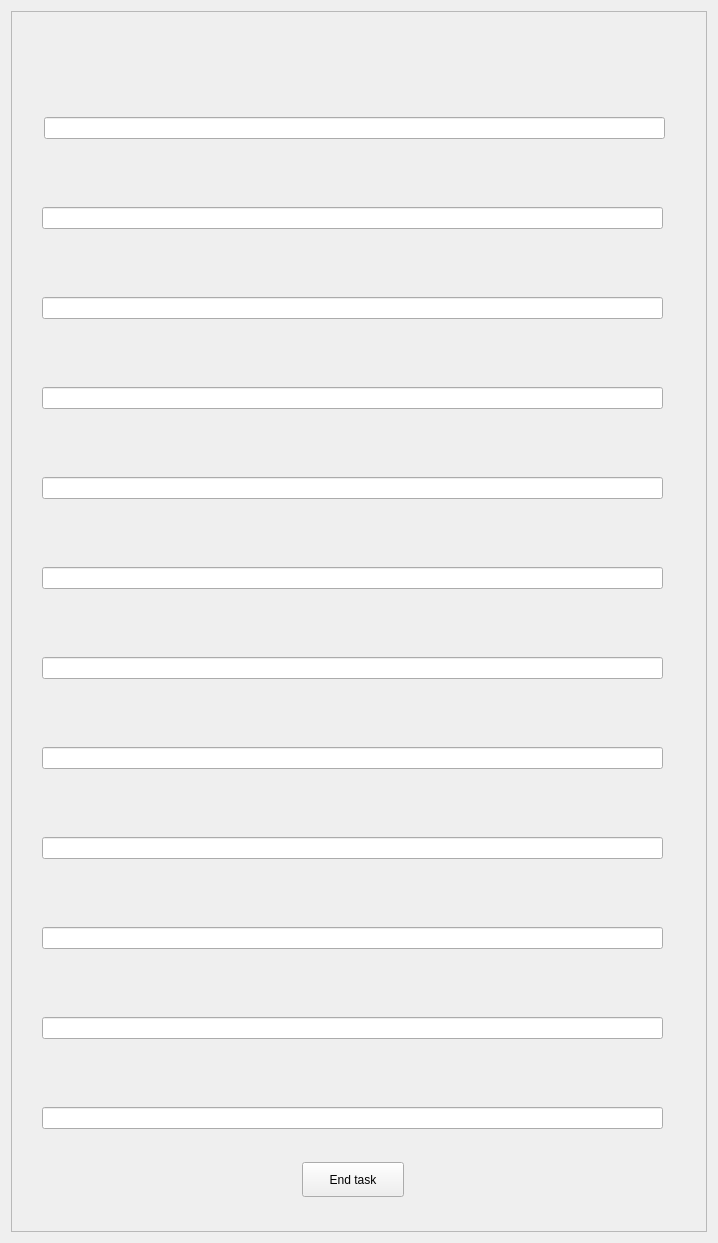
<?xml version="1.0" encoding="UTF-8"?>
<ui version="4.0">
 <class>OpenTaskAnswerWindow</class>
 <widget class="QWidget" name="OpenTaskAnswerWindow">
  <property name="geometry">
   <rect>
    <x>0</x>
    <y>0</y>
    <width>718</width>
    <height>1243</height>
   </rect>
  </property>
  <property name="windowTitle">
   <string>Form</string>
  </property>
  <property name="styleSheet">
   <string notr="true">background-image: url(:/images/bg.jpg);</string>
  </property>
  <layout class="QGridLayout" name="gridLayout">
   <item row="0" column="0">
    <widget class="QScrollArea" name="scrollArea">
     <property name="widgetResizable">
      <bool>true</bool>
     </property>
     <widget class="QWidget" name="scrollAreaWidgetContents">
      <property name="geometry">
       <rect>
        <x>0</x>
        <y>0</y>
        <width>690</width>
        <height>1215</height>
       </rect>
      </property>
      <widget class="QLabel" name="opentaskName">
       <property name="geometry">
        <rect>
         <x>260</x>
         <y>10</y>
         <width>181</width>
         <height>31</height>
        </rect>
       </property>
       <property name="text">
        <string/>
       </property>
      </widget>
      <widget class="QWidget" name="layoutWidget">
       <property name="geometry">
        <rect>
         <x>30</x>
         <y>150</y>
         <width>621</width>
         <height>67</height>
        </rect>
       </property>
       <layout class="QVBoxLayout" name="verticalLayout_2">
        <item>
         <widget class="QLabel" name="question2">
          <property name="text">
           <string/>
          </property>
         </widget>
        </item>
        <item>
         <widget class="QLineEdit" name="answer2"/>
        </item>
       </layout>
      </widget>
      <widget class="QWidget" name="layoutWidget_2">
       <property name="geometry">
        <rect>
         <x>30</x>
         <y>240</y>
         <width>621</width>
         <height>67</height>
        </rect>
       </property>
       <layout class="QVBoxLayout" name="verticalLayout_3">
        <item>
         <widget class="QLabel" name="question3">
          <property name="text">
           <string/>
          </property>
         </widget>
        </item>
        <item>
         <widget class="QLineEdit" name="answer3"/>
        </item>
       </layout>
      </widget>
      <widget class="QWidget" name="layoutWidget_3">
       <property name="geometry">
        <rect>
         <x>30</x>
         <y>330</y>
         <width>621</width>
         <height>67</height>
        </rect>
       </property>
       <layout class="QVBoxLayout" name="verticalLayout_4">
        <item>
         <widget class="QLabel" name="question4">
          <property name="text">
           <string/>
          </property>
         </widget>
        </item>
        <item>
         <widget class="QLineEdit" name="answer4"/>
        </item>
       </layout>
      </widget>
      <widget class="QWidget" name="layoutWidget_4">
       <property name="geometry">
        <rect>
         <x>30</x>
         <y>420</y>
         <width>621</width>
         <height>67</height>
        </rect>
       </property>
       <layout class="QVBoxLayout" name="verticalLayout_5">
        <item>
         <widget class="QLabel" name="question5">
          <property name="text">
           <string/>
          </property>
         </widget>
        </item>
        <item>
         <widget class="QLineEdit" name="answer5"/>
        </item>
       </layout>
      </widget>
      <widget class="QWidget" name="layoutWidget_5">
       <property name="geometry">
        <rect>
         <x>30</x>
         <y>510</y>
         <width>621</width>
         <height>67</height>
        </rect>
       </property>
       <layout class="QVBoxLayout" name="verticalLayout_6">
        <item>
         <widget class="QLabel" name="question6">
          <property name="text">
           <string/>
          </property>
         </widget>
        </item>
        <item>
         <widget class="QLineEdit" name="answer6"/>
        </item>
       </layout>
      </widget>
      <widget class="QWidget" name="layoutWidget_6">
       <property name="geometry">
        <rect>
         <x>30</x>
         <y>600</y>
         <width>621</width>
         <height>67</height>
        </rect>
       </property>
       <layout class="QVBoxLayout" name="verticalLayout_7">
        <item>
         <widget class="QLabel" name="question7">
          <property name="text">
           <string/>
          </property>
         </widget>
        </item>
        <item>
         <widget class="QLineEdit" name="answer7"/>
        </item>
       </layout>
      </widget>
      <widget class="QWidget" name="layoutWidget_7">
       <property name="geometry">
        <rect>
         <x>30</x>
         <y>690</y>
         <width>621</width>
         <height>67</height>
        </rect>
       </property>
       <layout class="QVBoxLayout" name="verticalLayout_8">
        <item>
         <widget class="QLabel" name="question8">
          <property name="text">
           <string/>
          </property>
         </widget>
        </item>
        <item>
         <widget class="QLineEdit" name="answer8"/>
        </item>
       </layout>
      </widget>
      <widget class="QWidget" name="layoutWidget_8">
       <property name="geometry">
        <rect>
         <x>30</x>
         <y>780</y>
         <width>621</width>
         <height>67</height>
        </rect>
       </property>
       <layout class="QVBoxLayout" name="verticalLayout_9">
        <item>
         <widget class="QLabel" name="question9">
          <property name="text">
           <string/>
          </property>
         </widget>
        </item>
        <item>
         <widget class="QLineEdit" name="answer9"/>
        </item>
       </layout>
      </widget>
      <widget class="QWidget" name="layoutWidget_9">
       <property name="geometry">
        <rect>
         <x>30</x>
         <y>870</y>
         <width>621</width>
         <height>67</height>
        </rect>
       </property>
       <layout class="QVBoxLayout" name="verticalLayout_10">
        <item>
         <widget class="QLabel" name="question10">
          <property name="text">
           <string/>
          </property>
         </widget>
        </item>
        <item>
         <widget class="QLineEdit" name="answer10"/>
        </item>
       </layout>
      </widget>
      <widget class="QWidget" name="layoutWidget_10">
       <property name="geometry">
        <rect>
         <x>30</x>
         <y>960</y>
         <width>621</width>
         <height>67</height>
        </rect>
       </property>
       <layout class="QVBoxLayout" name="verticalLayout_11">
        <item>
         <widget class="QLabel" name="question11">
          <property name="text">
           <string/>
          </property>
         </widget>
        </item>
        <item>
         <widget class="QLineEdit" name="answer11"/>
        </item>
       </layout>
      </widget>
      <widget class="QWidget" name="layoutWidget_11">
       <property name="geometry">
        <rect>
         <x>30</x>
         <y>1050</y>
         <width>621</width>
         <height>67</height>
        </rect>
       </property>
       <layout class="QVBoxLayout" name="verticalLayout_12">
        <item>
         <widget class="QLabel" name="question12">
          <property name="text">
           <string/>
          </property>
         </widget>
        </item>
        <item>
         <widget class="QLineEdit" name="answer12"/>
        </item>
       </layout>
      </widget>
      <widget class="QPushButton" name="endOpenTask">
       <property name="geometry">
        <rect>
         <x>290</x>
         <y>1150</y>
         <width>102</width>
         <height>35</height>
        </rect>
       </property>
       <property name="text">
        <string>End task</string>
       </property>
      </widget>
      <widget class="QWidget" name="">
       <property name="geometry">
        <rect>
         <x>32</x>
         <y>60</y>
         <width>621</width>
         <height>67</height>
        </rect>
       </property>
       <layout class="QVBoxLayout" name="verticalLayout">
        <item>
         <widget class="QLabel" name="question1">
          <property name="text">
           <string/>
          </property>
         </widget>
        </item>
        <item>
         <widget class="QLineEdit" name="answer1"/>
        </item>
       </layout>
      </widget>
     </widget>
    </widget>
   </item>
  </layout>
 </widget>
 <resources/>
 <connections/>
</ui>
